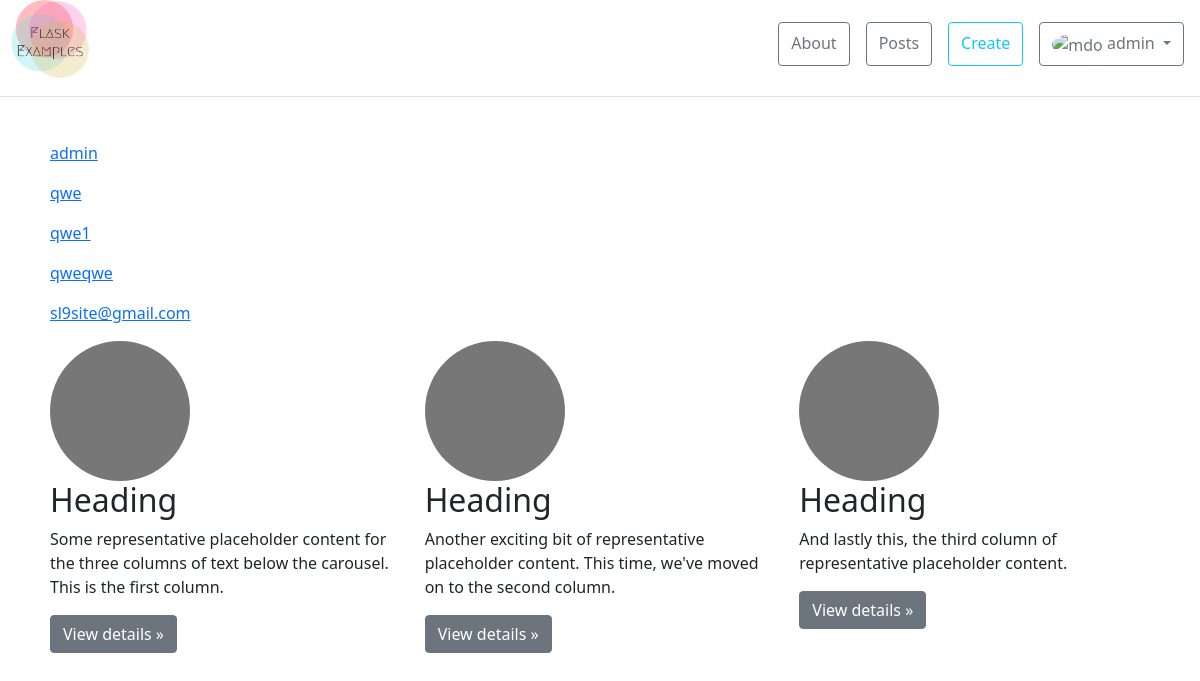
/ (signed in), run on an earlier commit of the app's database.
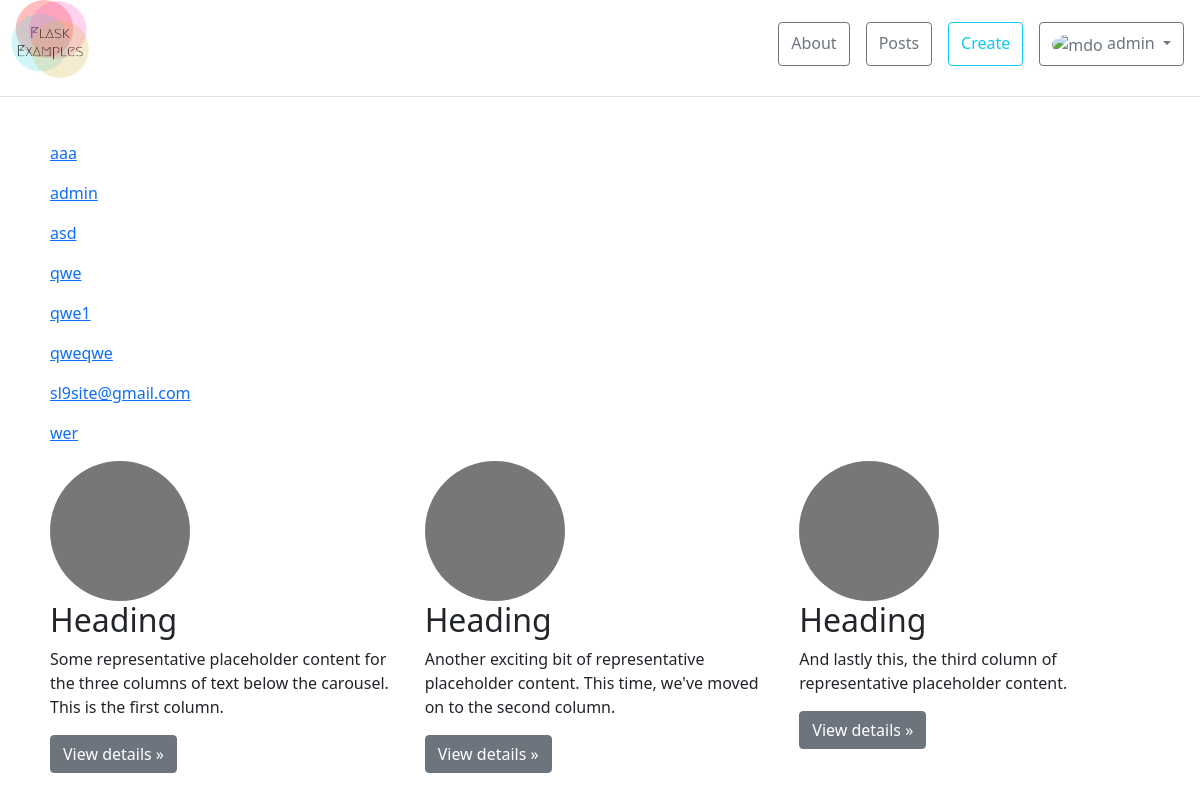
And on a later commit of the database.
### app.py (models this page shows)
class User(db.Model, UserMixin):
    __tablename__ = "user"
    id = db.Column(db.Integer, primary_key=True)
    username = db.Column(db.String(20), nullable=False)
    password = db.Column(db.String(50), nullable=False)

### app.py (the view)
@app.route('/')
def index():
    user_list = User.query.order_by('username').all()
    return render_template('index.html', user_list=user_list)

### app.py (called while the page is built)
@login_manager.user_loader
def load_user(user_id):
    return User.query.get(int(user_id))

### templates/index.html (shortened to what this page needs)
{% extends 'base.html' %}
{% block body %}
<div class="container">
    {% for user in user_list %}
    <p><a href="/user/{{user.username}}">{{user.username}}</a></p>
    {% endfor %}
    <div class="row">
        <div class="col-lg-4">
            <h2>Heading</h2>
            <p>Some representative placeholder content for the three columns of text below the carousel. This is the
                first column.</p>
            <p><a class="btn btn-secondary" href="#">View details »</a></p>
        </div>
        <div class="col-lg-4">
            <h2>Heading</h2>
            <p>Another exciting bit of representative placeholder content. This time, we've moved on to the second
                column.</p>
            <p><a class="btn btn-secondary" href="#">View details »</a></p>
        </div>
        <div class="col-lg-4">
            <h2>Heading</h2>
            <p>And lastly this, the third column of representative placeholder content.</p>
            <p><a class="btn btn-secondary" href="#">View details »</a></p>
        </div>
    </div>
</div>
{% endblock %}

### templates/base.html (shortened to what this page needs)
<!DOCTYPE html>
<html lang="en">
<head>
    <link href="https://cdn.jsdelivr.net/npm/bootstrap@5.1.0/dist/css/bootstrap.min.css" rel="stylesheet"
>
    <link rel="stylesheet" href="{{url_for('static', filename='css/signin.css')}}">
    <link rel="stylesheet" href="{{url_for('static', filename='css/style.css')}}">
</head>
<body>
<div>
    <header>
        <div class="d-flex flex-column flex-md-row align-items-center pb-3 mb-4 border-bottom">
            <div class="lft-mg5">
            <a href="/" class="d-flex align-items-center text-dark text-decoration-none">
                <img src="{{url_for('static', filename='images/logo.png')}}" height="80px" alt="logo">
            </a>
            </div>
            <nav class="d-inline-flex mt-md-2 ms-md-auto">
                <a class="me-3 py-2 btn btn-outline-secondary" href="/about">About</a>
                <a class="me-3 py-2 btn btn-outline-secondary" href="/posts">Posts</a>
                {% if current_user.is_authenticated %}
                <a class="me-3 py-2 btn btn-outline-info" href="/create_post">Create</a>
                <div class="dropdown">
                    <a class="me-3 py-2 btn btn-outline-secondary dropdown-toggle" href="#" role="button"
                       id="dropdownMenuLink"
                       data-bs-toggle="dropdown" aria-expanded="false">
                        <img src="https://github.com/sl9site.png" alt="mdo" width="32" height="32"
                             class="rounded-circle">
                        {{current_user.username}}
                    </a>
                </div>
                {%else %}
                <a class="me-3 py-2 btn btn-outline-primary" href="/login">login</a>
                {% endif %}
            </nav>
        </div>
    </header>
    {% block body %}{% endblock %}
</div>
</body>
</html>

### static/css/style.css (style rules this page uses)
body { background: white }
.lft-mg5 { margin-left: 10px }
.container { padding: 20px; }

What changed in the data, as far as the page shows it:
added User: username "aaa"
added User: username "asd"
added User: username "wer"
